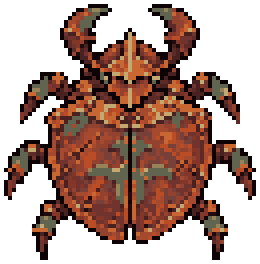
#> input picture frontend/art-source/enemy-readable/shellback-before-cleanup.png, 65 x 66 px (shown 4 times larger); its folder holds 2 pictures in this run
$ python finish_existing.py
#> lines starting #> are read from the running program, lines starting #| are printed output that depends on the picture
"""Normalize dark outer-edge pixels while keeping the existing silhouettes and shading."""
import json
from collections import Counter
from PIL import Image
from prepare import ASSETS, HERE, NAVY

changes = {}
for name in ('shellback', 'lancer', 'flea', 'banner'):
    original = HERE / f'{name}-before-cleanup.png'
    path = ASSETS / f'{name}.png'
    if not original.exists():
        original.write_bytes(path.read_bytes())
    im = Image.open(original).convert('RGBA')
#> im is the input picture: PIL image 65x66 RGBA; mean R, G, B, A 64, 33.1, 24.6, 136.8
    source = im.copy()
    changes[name] = []
    for y in range(1, im.height - 1):
        for x in range(1, im.width - 1):
            pixel = source.getpixel((x, y))
            if not pixel[3] or max(pixel[:3]) > 40 or pixel == NAVY:
                continue
            if any(not source.getpixel((x + dx, y + dy))[3]
                   for dx, dy in ((1, 0), (-1, 0), (0, 1), (0, -1))):
                im.putpixel((x, y), NAVY)
                changes[name].append([x, y, list(pixel)])
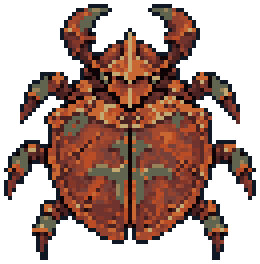
#> im: PIL image 65x66 RGBA (shown 4 times larger); mean R, G, B, A 64.3, 34.6, 26.8, 136.8; transparent parts drawn white
    counts = Counter(pixel for pixel in im.getdata() if pixel[3])
#> counts = 17 items
    if len(counts) > 16:
        closest = min((pixel for pixel in counts if pixel != NAVY),
                      key=lambda pixel: sum((a - b) ** 2 for a, b in zip(pixel[:3], NAVY[:3])))
#> closest = (32, 12, 15, 255)
        for y in range(im.height):
            for x in range(im.width):
                if im.getpixel((x, y)) == closest:
                    im.putpixel((x, y), NAVY)
                    changes[name].append([x, y, list(closest)])
#> (the run stopped early here; a loop or call above may not have finished)
